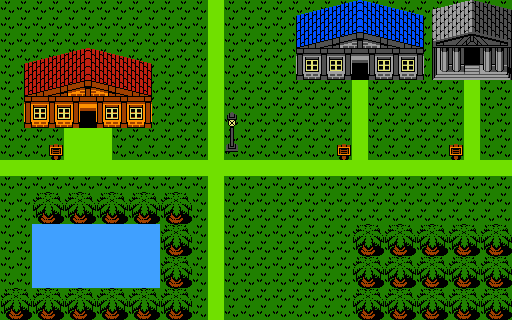

This is a level from a 2D game, rendered from its Tiled map with the project's own tilesets. A one-line summary and the complete map file follow:
An orthogonal 32x20 tile map with 16x16 px tiles, 2 tile layers (Ground, Buildings and Terain) and 9 objects.

<map version="1.10" tiledversion="1.11.0" orientation="orthogonal" renderorder="right-down" width="32" height="20" tilewidth="16" tileheight="16" infinite="0" nextlayerid="5" nextobjectid="13">
 <tileset firstgid="1" name="overworld" tilewidth="16" tileheight="16" tilecount="480" columns="32" backgroundcolor="#ffffff">
  <image source="../resources/overworld.png" width="512" height="240" />
 </tileset>
 <layer id="1" name="Ground" width="32" height="20">
  <data encoding="csv">
294,294,294,294,294,294,294,294,294,294,294,294,294,294,294,294,294,294,294,294,294,294,294,294,294,294,294,294,294,294,294,294,
294,294,294,294,294,294,294,294,294,294,294,294,294,294,294,294,294,294,294,294,294,294,294,294,294,294,294,294,294,294,294,294,
294,294,294,294,294,294,294,294,294,294,294,294,294,294,294,294,294,294,294,294,294,294,294,294,294,294,294,294,294,294,294,294,
294,294,294,294,294,294,294,294,294,294,294,294,294,294,294,294,294,294,294,294,294,294,294,294,294,294,294,294,294,294,294,294,
294,294,294,294,294,294,294,294,294,294,294,294,294,294,294,294,294,294,294,294,294,294,294,294,294,294,294,294,294,294,294,294,
294,294,294,294,294,294,294,294,294,294,294,294,294,294,294,294,294,294,294,294,294,294,294,294,294,294,294,294,294,294,294,294,
294,294,294,294,294,294,294,294,294,294,294,294,294,294,294,294,294,294,294,294,294,294,294,294,294,294,294,294,294,294,294,294,
294,294,294,294,294,294,294,294,294,294,294,294,294,294,294,294,294,294,294,294,294,294,294,294,294,294,294,294,294,294,294,294,
294,294,294,294,294,2,2,294,294,294,294,294,294,294,294,294,294,294,294,294,294,294,294,294,294,294,294,294,294,294,294,294,
294,294,294,294,294,2,2,294,294,294,294,294,294,294,294,294,294,294,294,294,294,294,294,294,294,294,294,294,294,294,294,294,
2,2,2,2,2,2,2,2,2,2,2,2,2,2,294,294,294,294,294,294,294,294,294,294,294,294,294,294,294,294,294,294,
294,294,294,294,294,294,294,294,294,294,294,294,294,2,294,294,294,294,294,294,294,294,294,294,294,294,294,294,294,294,294,294,
294,294,294,294,294,294,294,294,294,294,294,294,294,2,294,294,294,294,294,294,294,294,294,294,294,294,294,294,294,294,294,294,
294,294,294,294,294,294,294,294,294,294,294,294,294,2,294,294,294,294,294,294,294,294,294,294,294,294,294,294,294,294,294,294,
294,294,294,294,294,294,294,294,294,294,294,294,294,2,294,294,294,294,294,294,294,294,294,294,294,294,294,294,294,294,294,294,
294,294,294,294,294,294,294,294,294,294,294,294,294,2,294,294,294,294,294,294,294,294,294,294,294,294,294,294,294,294,294,294,
294,294,294,294,294,294,294,294,294,294,294,294,294,2,294,294,294,294,294,294,294,294,294,294,294,294,294,294,294,294,294,294,
294,294,294,294,294,294,294,294,294,294,294,294,294,2,294,294,294,294,294,294,294,294,294,294,294,294,294,294,294,294,294,294,
294,294,294,294,294,294,294,294,294,294,294,294,294,2,294,294,294,294,294,294,294,294,294,294,294,294,294,294,294,294,294,294,
294,294,294,294,294,294,294,294,294,294,294,294,294,2,294,294,294,294,294,294,294,294,294,294,294,294,294,294,294,294,294,294
</data>
 </layer>
 <layer id="3" name="Buildings and Terain" width="32" height="20">
  <data encoding="csv">
0,0,0,0,0,0,0,0,0,0,0,0,0,2,0,0,0,0,184,185,186,187,188,189,190,191,192,69,70,71,72,73,
0,0,0,0,0,0,0,0,0,0,0,0,0,2,0,0,0,0,216,219,219,219,220,221,221,221,224,101,102,103,104,105,
0,0,0,0,0,0,0,0,0,0,0,0,0,2,0,0,0,0,248,249,250,251,252,253,254,255,256,133,134,135,136,137,
0,24,25,26,27,28,29,30,31,32,0,0,0,2,0,0,0,0,280,281,282,283,284,285,286,287,288,165,166,167,168,169,
0,56,59,59,59,60,61,61,61,64,0,0,0,2,0,0,0,0,312,313,314,315,3,317,318,319,320,197,198,199,200,201,
0,88,89,90,91,92,93,94,95,96,0,0,0,2,0,0,0,0,0,0,0,0,2,0,0,0,0,0,0,2,0,0,
0,120,121,122,123,124,125,126,127,128,0,0,0,2,0,0,0,0,0,0,0,0,2,0,0,0,0,0,0,2,0,0,
0,152,153,154,155,3,157,158,159,160,0,0,0,2,215,0,0,0,0,0,0,0,2,0,0,0,0,0,0,2,0,0,
0,0,0,0,2,0,0,0,0,0,0,0,0,2,247,0,0,0,0,0,0,0,2,0,0,0,0,0,0,2,0,0,
0,0,0,4,2,0,0,0,0,0,0,0,0,2,279,0,0,0,0,0,0,4,2,0,0,0,0,0,4,2,0,0,
0,0,0,0,0,0,0,0,0,0,0,0,0,2,2,2,2,2,2,2,2,2,2,2,2,2,2,2,2,2,2,2,
0,0,0,0,0,0,0,0,0,0,0,0,0,0,0,0,0,0,0,0,0,0,0,0,0,0,0,0,0,0,0,0,
0,0,383,384,383,384,383,384,383,384,383,384,0,0,0,0,0,0,0,0,0,0,0,0,0,0,0,0,0,0,0,0,
0,0,415,416,415,416,415,416,415,416,415,416,0,0,0,0,0,0,0,0,0,0,0,0,0,0,0,0,0,0,0,0,
0,0,341,341,341,341,341,341,341,341,383,384,0,0,0,0,0,0,0,0,0,0,383,384,383,384,383,384,383,384,383,384,
0,0,341,341,341,341,341,341,341,341,415,416,0,0,0,0,0,0,0,0,0,0,415,416,415,416,415,416,415,416,415,416,
0,0,341,341,341,341,341,341,341,341,383,384,0,0,0,0,0,0,0,0,0,0,383,384,383,384,383,384,383,384,383,384,
0,0,341,341,341,341,341,341,341,341,415,416,0,0,0,0,0,0,0,0,0,0,415,416,415,416,415,416,415,416,415,416,
383,384,383,384,383,384,383,384,383,384,383,384,0,0,0,0,0,0,0,0,0,0,383,384,383,384,383,384,383,384,383,384,
415,416,415,416,415,416,415,416,415,416,415,416,0,0,0,0,0,0,0,0,0,0,415,416,415,416,415,416,415,416,415,416
</data>
 </layer>
 <objectgroup id="4" name="Walls">
  <object id="4" x="18.6667" y="47.3333" width="138" height="84.6667" />
  <object id="5" x="32.6667" y="190" width="161.333" height="128" />
  <object id="6" x="-2" y="286" width="34.6667" height="32" />
  <object id="7" x="352.667" y="224" width="160" height="96" />
  <object id="8" x="292.667" y="0" width="218.667" height="81.3333" />
  <object id="9" x="223.333" y="111.333" width="16" height="48" />
  <object id="10" x="47.3333" y="144.667" width="16" height="16" />
  <object id="11" x="337.333" y="144.667" width="13.3333" height="14.6667" />
  <object id="12" x="448" y="145.333" width="14.6667" height="15.3333" />
 </objectgroup>
</map>
